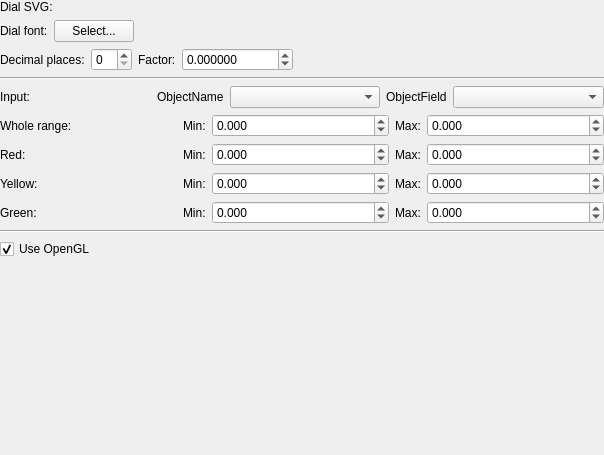
<?xml version="1.0" encoding="UTF-8"?>
<ui version="4.0">
 <class>LineardialGadgetOptionsPage</class>
 <widget class="QWidget" name="LineardialGadgetOptionsPage">
  <property name="geometry">
   <rect>
    <x>0</x>
    <y>0</y>
    <width>604</width>
    <height>455</height>
   </rect>
  </property>
  <property name="sizePolicy">
   <sizepolicy hsizetype="Expanding" vsizetype="Expanding">
    <horstretch>0</horstretch>
    <verstretch>0</verstretch>
   </sizepolicy>
  </property>
  <property name="windowTitle">
   <string>Form</string>
  </property>
  <layout class="QVBoxLayout" name="verticalLayout_2">
   <property name="margin">
    <number>0</number>
   </property>
   <item>
    <widget class="QScrollArea" name="scrollArea">
     <property name="frameShape">
      <enum>QFrame::NoFrame</enum>
     </property>
     <property name="frameShadow">
      <enum>QFrame::Plain</enum>
     </property>
     <property name="widgetResizable">
      <bool>true</bool>
     </property>
     <widget class="QWidget" name="scrollAreaWidgetContents">
      <property name="geometry">
       <rect>
        <x>0</x>
        <y>0</y>
        <width>604</width>
        <height>455</height>
       </rect>
      </property>
      <layout class="QVBoxLayout" name="verticalLayout">
       <property name="margin">
        <number>0</number>
       </property>
       <item>
        <layout class="QHBoxLayout" name="horizontalLayout" stretch="0,0">
         <property name="spacing">
          <number>6</number>
         </property>
         <property name="sizeConstraint">
          <enum>QLayout::SetMaximumSize</enum>
         </property>
         <property name="bottomMargin">
          <number>0</number>
         </property>
         <item>
          <widget class="QLabel" name="label">
           <property name="text">
            <string>Dial SVG: </string>
           </property>
          </widget>
         </item>
         <item>
          <widget class="Utils::PathChooser" name="svgSourceFile" native="true">
           <property name="sizePolicy">
            <sizepolicy hsizetype="MinimumExpanding" vsizetype="Preferred">
             <horstretch>0</horstretch>
             <verstretch>0</verstretch>
            </sizepolicy>
           </property>
          </widget>
         </item>
        </layout>
       </item>
       <item>
        <layout class="QHBoxLayout" name="horizontalLayout_6">
         <property name="topMargin">
          <number>0</number>
         </property>
         <item>
          <widget class="QLabel" name="label_14">
           <property name="sizePolicy">
            <sizepolicy hsizetype="Minimum" vsizetype="Fixed">
             <horstretch>0</horstretch>
             <verstretch>0</verstretch>
            </sizepolicy>
           </property>
           <property name="text">
            <string>Dial font:</string>
           </property>
          </widget>
         </item>
         <item>
          <widget class="QPushButton" name="fontPicker">
           <property name="text">
            <string>Select...</string>
           </property>
          </widget>
         </item>
         <item>
          <spacer name="horizontalSpacer_3">
           <property name="orientation">
            <enum>Qt::Horizontal</enum>
           </property>
           <property name="sizeHint" stdset="0">
            <size>
             <width>40</width>
             <height>20</height>
            </size>
           </property>
          </spacer>
         </item>
        </layout>
       </item>
       <item>
        <layout class="QHBoxLayout" name="horizontalLayout_6">
         <property name="topMargin">
          <number>0</number>
         </property>
         <item>
          <widget class="QLabel" name="label_15">
           <property name="text">
            <string>Decimal places:</string>
           </property>
          </widget>
         </item>
         <item>
          <widget class="QSpinBox" name="decPlaces">
           <property name="maximum">
            <number>99</number>
           </property>
          </widget>
         </item>
         <item>
          <widget class="QLabel" name="label_16">
           <property name="text">
            <string>Factor:</string>
           </property>
          </widget>
         </item>
         <item>
          <widget class="QDoubleSpinBox" name="factor">
           <property name="decimals">
            <number>6</number>
           </property>
           <property name="minimum">
            <double>-10000.000000000000000</double>
           </property>
           <property name="maximum">
            <double>100000.000000000000000</double>
           </property>
          </widget>
         </item>
         <item>
          <spacer name="horizontalSpacer">
           <property name="orientation">
            <enum>Qt::Horizontal</enum>
           </property>
           <property name="sizeHint" stdset="0">
            <size>
             <width>40</width>
             <height>20</height>
            </size>
           </property>
          </spacer>
         </item>
        </layout>
       </item>
       <item>
        <widget class="Line" name="line">
         <property name="orientation">
          <enum>Qt::Horizontal</enum>
         </property>
        </widget>
       </item>
       <item>
        <layout class="QHBoxLayout" name="horizontalLayout_7">
         <item>
          <widget class="QLabel" name="label_17">
           <property name="sizePolicy">
            <sizepolicy hsizetype="MinimumExpanding" vsizetype="Preferred">
             <horstretch>0</horstretch>
             <verstretch>0</verstretch>
            </sizepolicy>
           </property>
           <property name="text">
            <string>Input:</string>
           </property>
          </widget>
         </item>
         <item>
          <widget class="QLabel" name="label_18">
           <property name="text">
            <string>ObjectName</string>
           </property>
          </widget>
         </item>
         <item>
          <widget class="QComboBox" name="objectName">
           <property name="sizePolicy">
            <sizepolicy hsizetype="Expanding" vsizetype="Fixed">
             <horstretch>0</horstretch>
             <verstretch>0</verstretch>
            </sizepolicy>
           </property>
          </widget>
         </item>
         <item>
          <widget class="QLabel" name="label_19">
           <property name="text">
            <string>ObjectField</string>
           </property>
          </widget>
         </item>
         <item>
          <widget class="QComboBox" name="objectField">
           <property name="sizePolicy">
            <sizepolicy hsizetype="Expanding" vsizetype="Fixed">
             <horstretch>0</horstretch>
             <verstretch>0</verstretch>
            </sizepolicy>
           </property>
          </widget>
         </item>
        </layout>
       </item>
       <item>
        <layout class="QHBoxLayout" name="horizontalLayout_5">
         <item>
          <widget class="QLabel" name="label_8">
           <property name="sizePolicy">
            <sizepolicy hsizetype="MinimumExpanding" vsizetype="Preferred">
             <horstretch>0</horstretch>
             <verstretch>0</verstretch>
            </sizepolicy>
           </property>
           <property name="text">
            <string>Whole range:</string>
           </property>
          </widget>
         </item>
         <item>
          <widget class="QLabel" name="label_9">
           <property name="text">
            <string>Min:</string>
           </property>
          </widget>
         </item>
         <item>
          <widget class="QDoubleSpinBox" name="minValue">
           <property name="sizePolicy">
            <sizepolicy hsizetype="MinimumExpanding" vsizetype="Fixed">
             <horstretch>0</horstretch>
             <verstretch>0</verstretch>
            </sizepolicy>
           </property>
           <property name="decimals">
            <number>3</number>
           </property>
           <property name="minimum">
            <double>-99999.000000000000000</double>
           </property>
           <property name="maximum">
            <double>99999.990000000005239</double>
           </property>
          </widget>
         </item>
         <item>
          <widget class="QLabel" name="label_13">
           <property name="text">
            <string>Max:</string>
           </property>
          </widget>
         </item>
         <item>
          <widget class="QDoubleSpinBox" name="maxValue">
           <property name="sizePolicy">
            <sizepolicy hsizetype="MinimumExpanding" vsizetype="Fixed">
             <horstretch>0</horstretch>
             <verstretch>0</verstretch>
            </sizepolicy>
           </property>
           <property name="decimals">
            <number>3</number>
           </property>
           <property name="minimum">
            <double>-99999.000000000000000</double>
           </property>
           <property name="maximum">
            <double>99999.990000000005239</double>
           </property>
          </widget>
         </item>
        </layout>
       </item>
       <item>
        <layout class="QHBoxLayout" name="horizontalLayout_4">
         <item>
          <widget class="QLabel" name="label_6">
           <property name="sizePolicy">
            <sizepolicy hsizetype="MinimumExpanding" vsizetype="Preferred">
             <horstretch>0</horstretch>
             <verstretch>0</verstretch>
            </sizepolicy>
           </property>
           <property name="text">
            <string>Red:</string>
           </property>
          </widget>
         </item>
         <item>
          <widget class="QLabel" name="label_7">
           <property name="text">
            <string>Min:</string>
           </property>
          </widget>
         </item>
         <item>
          <widget class="QDoubleSpinBox" name="redMin">
           <property name="sizePolicy">
            <sizepolicy hsizetype="MinimumExpanding" vsizetype="Fixed">
             <horstretch>0</horstretch>
             <verstretch>0</verstretch>
            </sizepolicy>
           </property>
           <property name="decimals">
            <number>3</number>
           </property>
           <property name="minimum">
            <double>-99999.000000000000000</double>
           </property>
           <property name="maximum">
            <double>99999.990000000005239</double>
           </property>
          </widget>
         </item>
         <item>
          <widget class="QLabel" name="label_12">
           <property name="text">
            <string>Max:</string>
           </property>
          </widget>
         </item>
         <item>
          <widget class="QDoubleSpinBox" name="redMax">
           <property name="sizePolicy">
            <sizepolicy hsizetype="MinimumExpanding" vsizetype="Fixed">
             <horstretch>0</horstretch>
             <verstretch>0</verstretch>
            </sizepolicy>
           </property>
           <property name="decimals">
            <number>3</number>
           </property>
           <property name="minimum">
            <double>-99999.000000000000000</double>
           </property>
           <property name="maximum">
            <double>99999.990000000005239</double>
           </property>
          </widget>
         </item>
        </layout>
       </item>
       <item>
        <layout class="QHBoxLayout" name="horizontalLayout_3">
         <item>
          <widget class="QLabel" name="label_4">
           <property name="sizePolicy">
            <sizepolicy hsizetype="MinimumExpanding" vsizetype="Preferred">
             <horstretch>0</horstretch>
             <verstretch>0</verstretch>
            </sizepolicy>
           </property>
           <property name="text">
            <string>Yellow:</string>
           </property>
          </widget>
         </item>
         <item>
          <widget class="QLabel" name="label_5">
           <property name="text">
            <string>Min:</string>
           </property>
          </widget>
         </item>
         <item>
          <widget class="QDoubleSpinBox" name="yellowMin">
           <property name="sizePolicy">
            <sizepolicy hsizetype="MinimumExpanding" vsizetype="Fixed">
             <horstretch>0</horstretch>
             <verstretch>0</verstretch>
            </sizepolicy>
           </property>
           <property name="decimals">
            <number>3</number>
           </property>
           <property name="minimum">
            <double>-99999.000000000000000</double>
           </property>
           <property name="maximum">
            <double>99999.990000000005239</double>
           </property>
          </widget>
         </item>
         <item>
          <widget class="QLabel" name="label_11">
           <property name="text">
            <string>Max:</string>
           </property>
          </widget>
         </item>
         <item>
          <widget class="QDoubleSpinBox" name="yellowMax">
           <property name="sizePolicy">
            <sizepolicy hsizetype="MinimumExpanding" vsizetype="Fixed">
             <horstretch>0</horstretch>
             <verstretch>0</verstretch>
            </sizepolicy>
           </property>
           <property name="decimals">
            <number>3</number>
           </property>
           <property name="minimum">
            <double>-99999.000000000000000</double>
           </property>
           <property name="maximum">
            <double>99999.990000000005239</double>
           </property>
          </widget>
         </item>
        </layout>
       </item>
       <item>
        <layout class="QHBoxLayout" name="horizontalLayout_2">
         <item>
          <widget class="QLabel" name="label_2">
           <property name="sizePolicy">
            <sizepolicy hsizetype="MinimumExpanding" vsizetype="Preferred">
             <horstretch>0</horstretch>
             <verstretch>0</verstretch>
            </sizepolicy>
           </property>
           <property name="text">
            <string>Green:</string>
           </property>
          </widget>
         </item>
         <item>
          <widget class="QLabel" name="label_3">
           <property name="text">
            <string>Min:</string>
           </property>
          </widget>
         </item>
         <item>
          <widget class="QDoubleSpinBox" name="greenMin">
           <property name="sizePolicy">
            <sizepolicy hsizetype="MinimumExpanding" vsizetype="Fixed">
             <horstretch>0</horstretch>
             <verstretch>0</verstretch>
            </sizepolicy>
           </property>
           <property name="decimals">
            <number>3</number>
           </property>
           <property name="minimum">
            <double>-99999.000000000000000</double>
           </property>
           <property name="maximum">
            <double>99999.990000000005239</double>
           </property>
          </widget>
         </item>
         <item>
          <widget class="QLabel" name="label_10">
           <property name="text">
            <string>Max:</string>
           </property>
          </widget>
         </item>
         <item>
          <widget class="QDoubleSpinBox" name="greenMax">
           <property name="sizePolicy">
            <sizepolicy hsizetype="MinimumExpanding" vsizetype="Fixed">
             <horstretch>0</horstretch>
             <verstretch>0</verstretch>
            </sizepolicy>
           </property>
           <property name="decimals">
            <number>3</number>
           </property>
           <property name="minimum">
            <double>-99999.000000000000000</double>
           </property>
           <property name="maximum">
            <double>99999.990000000005239</double>
           </property>
          </widget>
         </item>
        </layout>
       </item>
       <item>
        <widget class="Line" name="line_3">
         <property name="orientation">
          <enum>Qt::Horizontal</enum>
         </property>
        </widget>
       </item>
       <item>
        <layout class="QHBoxLayout" name="horizontalLayout_8">
         <item>
          <widget class="QCheckBox" name="useOpenGL">
           <property name="text">
            <string>Use OpenGL</string>
           </property>
           <property name="checked">
            <bool>true</bool>
           </property>
          </widget>
         </item>
         <item>
          <spacer name="horizontalSpacer_2">
           <property name="orientation">
            <enum>Qt::Horizontal</enum>
           </property>
           <property name="sizeHint" stdset="0">
            <size>
             <width>40</width>
             <height>20</height>
            </size>
           </property>
          </spacer>
         </item>
        </layout>
       </item>
       <item>
        <spacer name="verticalSpacer">
         <property name="orientation">
          <enum>Qt::Vertical</enum>
         </property>
         <property name="sizeHint" stdset="0">
          <size>
           <width>20</width>
           <height>40</height>
          </size>
         </property>
        </spacer>
       </item>
      </layout>
     </widget>
    </widget>
   </item>
  </layout>
 </widget>
 <customwidgets>
  <customwidget>
   <class>Utils::PathChooser</class>
   <extends>QWidget</extends>
   <header>utils/pathchooser.h</header>
   <container>1</container>
  </customwidget>
 </customwidgets>
 <resources/>
 <connections/>
</ui>
